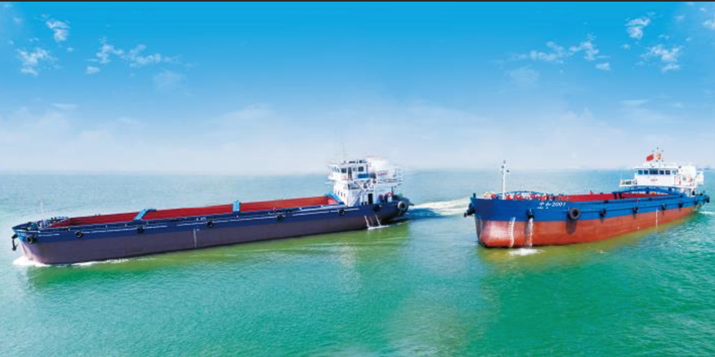
#> input picture code/CoA-main/1.png, 715 x 357 px, found by its file name
$ python hazy.py
#> lines starting #> are read from the running program, lines starting #| are printed output that depends on the picture
import cv2, math
import numpy as np
import random


def demo():
    img_path = 'C:/Users/david/Desktop/1.png'  # 图片地址和名称，默认是同一层文件地址，如有需要可更改。

    img = cv2.imread(img_path)
#> img is the input picture: shape (357, 715, 3); mean B, G, R 187.8, 167.6, 99.3
    img_f = img / 255.0  # 归一化
    (row, col, chs) = img.shape
#> row = 357; col = 715; chs = 3

    A = 0.5  # 亮度
    beta = 0.08  # 雾的浓度
    # beta = betaa[random.randint(0,len(betaa)-1)] # 随机初始化雾的浓度
    size = math.sqrt(max(row, col))  # 雾化尺寸，可根据自己的条件进行调节，一般的范围在中心点位置但不是很大，可自己手动设置参数
#> size = 26.74
    size = 40 # 这是我自己设置的参数，效果很不错
    center = (row // 2, col // 2)  # 雾化中心 就是图片的中心
#> center = (178, 357)
    for j in range(row):
        for l in range(col):
            d = -0.04 * math.sqrt((j - center[0]) ** 2 + (l - center[1]) ** 2) + size
            td = math.exp(-beta * d)
            img_f[j][l][:] = img_f[j][l][:] * td + A * (1 - td)  # 标准光学模型，图片的RGB三通道进行加雾
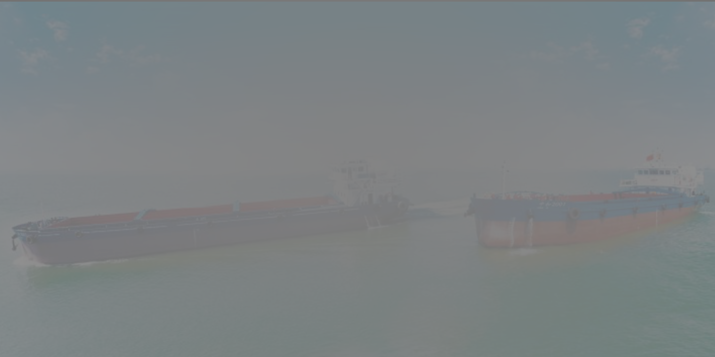
#> img_f: shape (357, 715, 3) float64; mean B, G, R 0.52, 0.513, 0.49
    cv2.imwrite('2.png', img_f * 255)  # 图片生成名字，切记务必要图片 *255，否则生成图片错误，可以尝试
    cv2.imshow("src", img)
    cv2.imshow("dst", img_f)  # 显示图片


if __name__ == '__main__':
    demo()
